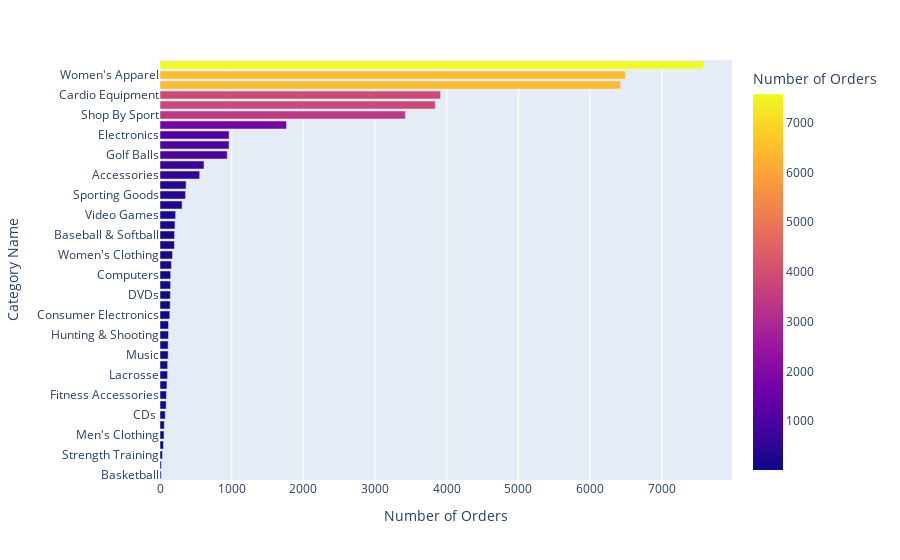

Notebook source saved alongside this figure:
### Code cell
data_Category_Name=df1.groupby(['Category Name'])['Order Id'].count().reset_index(name='Number of Orders').sort_values(by= 'Number of Orders', ascending= True)
px.bar(data_Category_Name, x='Number of Orders',y = 'Category Name',color ='Number of Orders')

### Figure 1 — Plotly figure (JSON) as saved in the notebook; plotly's stock layout.template omitted (floating-point values rounded to 4 significant figures)
{"data": [{"alignmentgroup": "True", "hovertemplate": "Number of Orders=%{marker.color}<br>Category Name=%{y}<extra></extra>", "legendgroup": "", "marker": {"color": [16, 19, 34, 49, 56, 60, 73, 86, 90, 97, 106, 107, 114, 114, 119, 119, 137, 142, 145, 148, 149, 160, 174, 201, 203, 209, 218, 308, 357, 364, 554, 614, 938, 963, 964, 1765, 3423, 3841, 3915, 6427, 6494, 7581], "coloraxis": "coloraxis", "pattern": {"shape": ""}}, "name": "", "offsetgroup": "", "orientation": "h", "showlegend": false, "textposition": "auto", "x": [16, 19, 34, 49, 56, 60, 73, 86, 90, 97, 106, 107, 114, 114, 119, 119, 137, 142, 145, 148, 149, 160, 174, 201, 203, 209, 218, 308, 357, 364, 554, 614, 938, 963, 964, 1765, 3423, 3841, 3915, 6427, 6494, 7581], "xaxis": "x", "y": ["Basketball", "As Seen on  TV!", "Strength Training", "Soccer", "Men's Clothing", "Baby ", "CDs ", "Health and Beauty", "Fitness Accessories", "Kids' Golf Clubs", "Lacrosse", "Books ", "Music", "Tennis & Racquet", "Hunting & Shooting", "Boxing & MMA", "Consumer Electronics", "Garden", "DVDs", "Pet Supplies", "Computers", "Crafts", "Women's Clothing", "Children's Clothing", "Baseball & Softball", "Cameras ", "Video Games", "Trade-In", "Sporting Goods", "Girls' Apparel", "Accessories", "Hockey", "Golf Balls", "Golf Gloves", "Electronics", "Fishing", "Shop By Sport", "Camping & Hiking", "Cardio Equipment", "Men's Footwear", "Women's Apparel", "Cleats"], "yaxis": "y", "type": "bar"}], "layout": {"xaxis": {"anchor": "y", "domain": [0, 1], "title": {"text": "Number of Orders"}}, "yaxis": {"anchor": "x", "domain": [0, 1], "title": {"text": "Category Name"}}, "coloraxis": {"colorbar": {"title": {"text": "Number of Orders"}}, "colorscale": [[0, "#0d0887"], [0.1111, "#46039f"], [0.2222, "#7201a8"], [0.3333, "#9c179e"], [0.4444, "#bd3786"], [0.5556, "#d8576b"], [0.6667, "#ed7953"], [0.7778, "#fb9f3a"], [0.8889, "#fdca26"], [1, "#f0f921"]]}, "legend": {"tracegroupgap": 0}, "margin": {"t": 60}, "barmode": "relative"}}
